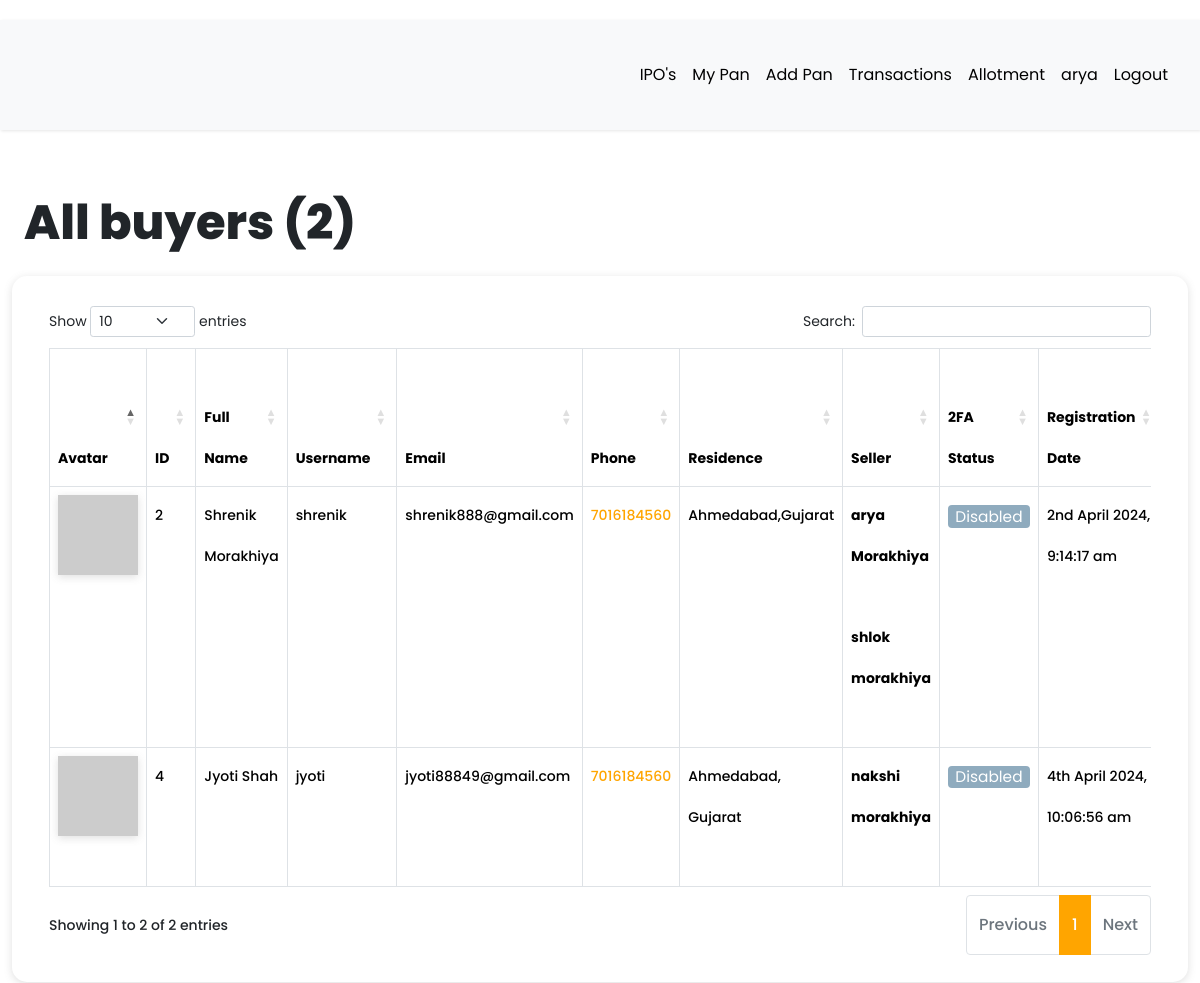
/dashboard/all-buyers (signed in), run on an earlier commit of the app's database.
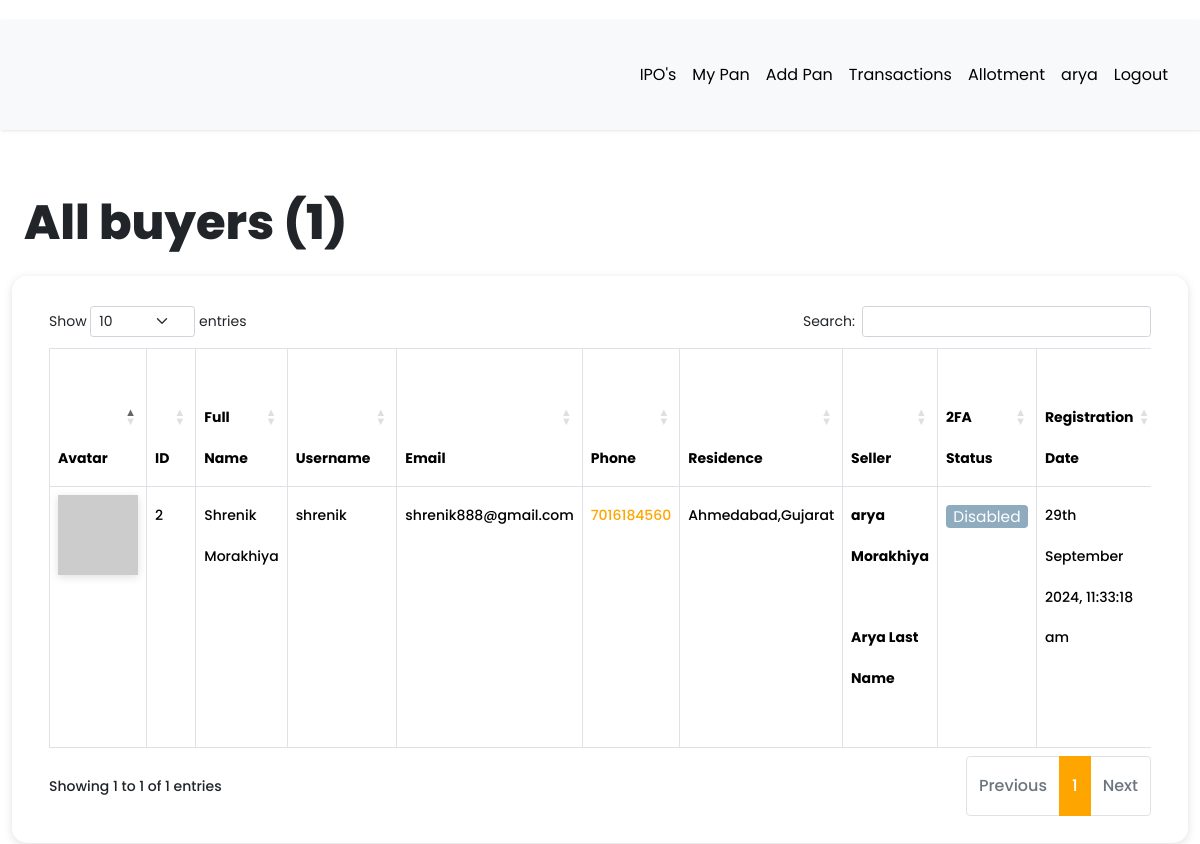
And on a later commit of the database.
### app/models.py (models this page shows, shortened)
class User(db.Model, UserMixin):
    __tablename__ = "user"
    id = db.Column(db.Integer, primary_key=True)
    first_name = db.Column(db.String(64), index=True, default="First Name", nullable=False)
    last_name = db.Column(db.String(64), index=True, nullable=True)
    username = db.Column(db.String(64), index=True, unique=True, nullable=False)
    email = db.Column(db.String(128), index=True, nullable=False)
    password_hash = db.Column(db.String(128))
    confirm_password = db.Column(db.String(128))
    phone_number = db.Column(db.String(20), nullable=False, unique = True)
    verification_phone = db.Column(db.String(20))
    active = db.Column(db.Boolean, nullable=False, default=True)
    delete_account = db.Column(db.Boolean, default=False)
    registered_at = db.Column(db.DateTime, default=datetime.utcnow, nullable=False)
    emails = db.relationship("Email", backref="author", lazy="dynamic")
    type = db.Column(db.String(64))
    __mapper_args__ = {"polymorphic_identity": "user", "polymorphic_on": "type"}
    def two_factor_enabled(self):
        return self.verification_phone is not None
    @property
    def is_active(self):
        return self.active
    def avatar(self, size):
        digest = md5(self.email.lower().encode("utf-8")).hexdigest()
        return f"https://www.gravatar.com/avatar/{digest}?d=identicon&s={size}"

class Buyer(User):
    __tablename__ = "buyer"
    id = db.Column(
        db.Integer,
        db.ForeignKey("user.id", ondelete="CASCADE", name="fk_buyer_user_id"),  # Explicit FK name
        primary_key=True
    )
    current_residence = db.Column(db.String(64), default="Ahmedabad, Gujarat")
    __mapper_args__ = {"polymorphic_identity": "buyer", "polymorphic_load": "inline"}

class Seller(User):
    __tablename__ = "seller"
    id = db.Column(
        db.Integer,
        db.ForeignKey("user.id", ondelete="CASCADE", name="fk_seller_user_id"),  # Explicit FK name
        primary_key=True
    )
    current_residence = db.Column(db.String(64), default="Ahmedabad, Gujarat")
    buyer_id = db.Column(db.Integer, db.ForeignKey("buyer.id", ondelete="CASCADE"))
    buyer = db.relationship(
        "Buyer", backref="buyer", foreign_keys=[buyer_id], passive_deletes=True
    )
    __mapper_args__ = {"polymorphic_identity": "seller", "polymorphic_load": "inline"}

### app/routes.py (the view)
@app.route("/dashboard/all-buyers")
@login_required
def all_buyers():
    try:
        buyers = Buyer.query.all()
        all_registered_buyers = len(buyers)
        return render_template(
            "admin/all_buyers.html",
            title="All buyers",
            buyers=buyers,
            all_registered_buyers=all_registered_buyers,
        )
    except Exception as e:
        print(f"An error occurred: {e}")
        return f"Error : {e}", 400

### app/models.py (called while the page is built)
@login.user_loader
def load_user(id):
    return User.query.get(int(id))

### app/templates/admin/all_buyers.html (shortened to what this page needs)
{% extends 'base.html' %}
{% block current_user_content %}
    <div class="container-fluid content">
        <div class="row">
            <div class="col-md-12">
                <h1 class="mt-4 mb-4">{{ title }} ({{ all_registered_buyers }})</h1>
            </div>
        </div>
        <div class="row users">
            <div class="col-md-12">
                <div class="table-responsive">
                    <table id="data" class="table table-hover table-bordered">
                        <thead>
                            <tr>
                                <th>Avatar</th>
                                <th>ID</th>
                                <th>Full Name</th>
                                <th>Username</th>
                                <th>Email</th>
                                <th>Phone</th>
                                <th>Residence</th>
                                <th>Seller</th>
                                <th>2FA Status</th>
                                <th>Registration Date</th>
                            </tr>
                        </thead>
                        <tbody>
                            {% for buyer in buyers %}
                                <tr>
                                    <td><img src="{{ buyer.avatar(25) }}"></td>
                                    <td>{{ buyer.id }}</td>
                                    <td>{{ buyer.first_name }} {{ buyer.last_name }}</td>
                                    <td>{{ buyer.username }}</td>
                                    <td>{{ buyer.email }}</td>
                                    <td><a href="https://wa.me/{{ buyer.phone_number | replace('+', '') }}?text=Hello%20From%20KavyaArya" target="_blank">{{ buyer.phone_number }}</a></td>
                                    <td>{{ buyer.current_residence }}</td>
                                    <td>
                                        {% for child in buyer.buyer %}
                                            <strong>{{ child.first_name }} {{ child.last_name }}</strong> <br><br>
                                        {% endfor %}
                                    </td>
                                    {% if buyer.two_factor_enabled() %}
                                        <td><span class="label label-info"> Enabled </span></td>
                                    {% else %}
                                        <td><span class="label label-info"> Disabled </span></td>
                                    {% endif %}
                                    <td>{{ moment(buyer.registered_at).format('Do MMMM YYYY, h:mm:ss a') }}</td>
                                </tr>
                            {% endfor %}
                        </tbody>
                    </table>
                </div>
            </div>
        </div>
    </div>
{% endblock %}

### app/templates/base.html (shortened to what this page needs)
<!DOCTYPE html>
<html lang="eng">
<head>
  <link rel="stylesheet" href="https://cdnjs.cloudflare.com/ajax/libs/intl-tel-input/16.0.4/css/intlTelInput.css">
  <link rel="stylesheet" type="text/css" href="https://cdn.datatables.net/1.10.25/css/dataTables.bootstrap5.css">
  <link rel="stylesheet" href="{{ url_for('static', filename='css/navbar.css') }}">
  {% if current_user.is_authenticated %}
  <link rel="stylesheet" type="text/css" href="{{ url_for('static', filename='css/custom_current_user.css') }}"
    alt="52 Not available at this momoent">
  <link href="https://cdn.jsdelivr.net/npm/bootstrap@5.3.3/dist/css/bootstrap.min.css" rel="stylesheet"
>
  <link rel="stylesheet" href="{{ url_for('static', filename='css/main.css') }}">
  <link rel="stylesheet"
    href="https://cdnjs.cloudflare.com/ajax/libs/malihu-custom-scrollbar-plugin/3.1.5/jquery.mCustomScrollbar.min.css">
  {% endif %}
</head>
<body>
    {% if current_user.is_authenticated %}
    {% if current_user.is_active %}
    <div class="wrapper">
      <div id="content">
        <nav class="navbar navbar-expand-lg navbar-light bg-light">
          <div class="container-fluid">
            {% if current_user.type == "seller" %}
            <div class="collapse navbar-collapse" id="navbarSupportedContent">
              <ul class="nav navbar-nav ms-auto">
                <li class="nav-item">
                  <a class="nav-link {{ 'link_disabled' if request.endpoint == 'view_product' else '' }}"
                    href="{{ url_for('view_product') }}" alt="459 Not available at this moment">IPO's</a>
                </li>
                <li class="nav-item">
                  <a class="nav-link {{ 'link_disabled' if request.endpoint == 'all_pan' else '' }}"
                    href="{{ url_for('all_pan') }}" alt="459 Not available at this moment">My Pan</a>
                </li>
                <li class="nav-item">
                  <a class="nav-link {{ 'link_disabled' if request.endpoint == 'add_pan' else '' }}"
                    href="{{ url_for('add_pan') }}" alt="459 Not available at this moment">Add Pan</a>
                </li>
                <li class="nav-item">
                  <a class="nav-link {{ 'link_disabled' if request.endpoint == 'all_transaction' else '' }}"
                    href="{{ url_for('all_transaction') }}" alt="459 Not available at this moment">Transactions</a>
                </li>
                <li class="nav-item">
                  <a class="nav-link {{ 'link_disabled' if request.endpoint == 'checking_allotment' else '' }}"
                    href="{{ url_for('checking_allotment') }}" alt="459 Not available at this moment">Allotment</a>
                </li>
                <li class="nav-item ">
                  <a class="nav-link {{ 'link_disabled' if request.endpoint == 'dashboard' else '' }}"
                    href="{{ url_for('dashboard') }}" alt="459 Not available at this moment">{{ current_user.username
                    }}</a>
                </li>
                <li class="nav-item">
                  <a class="nav-link {{ 'link_disabled' if request.endpoint == 'logout' else '' }}"
                    href="{{ url_for('logout') }}" alt="459 Not available at this moment">Logout</a>
                </li>
              </ul>
            </div>
            {% endif %}
        </nav>
        {% block current_user_content %}
        {% endblock %}
      </div>
    </div>
    {% endif %}
    {% endif %}
</body>
</html>

### app/static/css/navbar.css (style rules this page uses)
:root { --default-primary: #90f188; --default-secondary: #0f1d07; --container-gutter: clamp(2.5rem, 2.6455026455vw, 3.325rem); --theme-primary: var(--default-primary); --theme-secondary: var(--default-secondary); }

### app/static/css/custom_current_user.css (style rules this page uses)
body { font-family: 'Poppins', sans-serif; background: #fafafa; }
a, a:hover, a:focus { color: inherit; text-decoration: none; transition: all 0.3s; }
.navbar { padding: 15px 10px; background: #fff; border: none; border-radius: 0; margin-bottom: 40px; box-shadow: 1px 1px 3px #0000001a; }
.wrapper { display: flex; width: 100%; }
#content { width: calc(100%); padding-top: 20px; padding-bottom: 20px; min-height: 100vh; transition: all 0.3s; position: absolute; top: 0; right: 0; }
.users { margin-bottom: 25px; padding: 25px; border-radius: 15px; box-shadow: #63636333 0px 2px 8px 0px; }
.label { display: inline-block; font-weight: 400; line-height: 0.5; text-align: center; text-decoration: none; vertical-align: middle; cursor: pointer; -webkit-user-select: none; -moz-user-select: none; -ms-user-select: none; user-select: none; background-color: #e2e2e2; border: 1px solid transparent; padding: 0.4rem 0.4rem; font-size: 1.1em; border-radius: 0.25rem; transition: color 0.15s ease-in-out, background-color 0.15s ease-in-out, border-color 0.15s ease-in-out, box-shadow 0.15s ease-in-out; }
.label-info { background-color: #8fabbe; }
.label-info, .label-success, .label-warning, .label-danger, .label-info:hover, .label-success:hover, .label-warning:hover, .label-danger:hover { color: white; }
img { box-shadow: #63636333 0px 2px 8px 0px; }

What changed in the data, as far as the page shows it:
removed Seller: first_name "shlok", last_name "morakhiya"
removed Buyer: id "4", first_name "Jyoti", last_name "Shah", username "jyoti", email "jyoti88849@gmail.com", phone_number "7016184560", current_residence "Ahmedabad, Gujarat"
removed Seller: first_name "nakshi", last_name "morakhiya", shown under "4"
no longer on this page (row edited): User: registered_at "4th April 2024, 10:06:56 am"
added Seller: first_name "Arya", last_name "Last Name"
changed User: registered_at "2nd April 2024, 9:14:17 am" → "29th September 2024, 11:33:18 am"
Also different on the page:
{{ all_registered_buyers }}: "2" → "1"
text written by a page script: "Show entries Search: Showing 1 to 2 of 2 entries Previous 1 Next" → "Show entries Search: Showing 1 to 1 of 1 entries Previous 1 Next"
